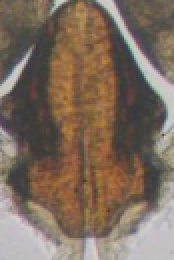
#> input picture temp/retinaculum.PNG, 87 x 130 px, found by its file name (shown 2 times larger)
$ python sift-image.py
#> lines starting #> are read from the running program, lines starting #| are printed output that depends on the picture; after the words box and inside, x2 and y2 are one past the last pixel; in counts of white or black regions, pixels touching at a corner belong together
import numpy as np
import cv2
from matplotlib import pyplot as plt

img1 = cv2.imread('retinaculum.png', 0)          # query Image
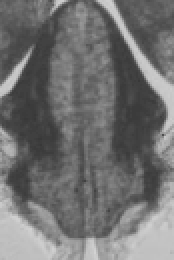
#> img1: shape (130, 87) (shown 2 times larger); min 56, max 211, mean 112.8
img2 = cv2.imread('poli.png',0)  # target Image
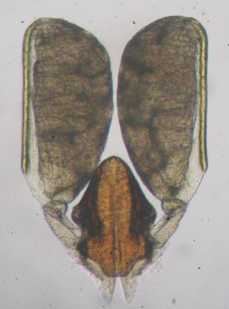
#> input picture temp/poli.PNG, 229 x 309 px, found by its file name
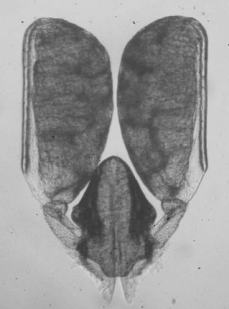
#> img2: shape (309, 229); min 39, max 217, mean 149.6

# Initiate SIFT detector
orb = cv2.ORB_create()

# find the keypoints and descriptors with ORB
kp1, des1 = orb.detectAndCompute(img1,None)
#> kp1 = 14 keypoints; strongest (x, y, size): (42, 90, 31), (31, 64, 31), (35, 54, 31), (42, 93, 31)
kp2, des2 = orb.detectAndCompute(img2,None)
#> kp2 = 389 keypoints; strongest (x, y, size): (115, 158, 111.1), (102, 157, 44.6), (101, 159, 31), (105, 152, 92.6)

# create BFMatcher object
bf = cv2.BFMatcher(cv2.NORM_HAMMING, crossCheck=True)

# Match descriptors.
matches = bf.match(des1,des2)
#> matches = 12 matches

# Sort them in the order of their distance.
matches = sorted(matches, key = lambda x:x.distance)

good_matches = matches[:10]
#> good_matches = 10 matches

src_pts = np.float32([ kp1[m.queryIdx].pt for m in good_matches     ]).reshape(-1,1,2)
#> src_pts = [[35, 54], [42, 93], [31, 64], [50, 69], [31, 77], [48, 86.4], [54, 78], [46, 83], [49, 87], [42, 90]]
dst_pts = np.float32([ kp2[m.trainIdx].pt for m in good_matches ]).reshape(-1,1,2)
#> dst_pts = [[106.8, 212.4], [116.4, 252], [72, 217.4], [158.4, 201.6], [151, 262], [68.4, 205.2], [78, 262], [66, 204], [112.8, 160.8], [136.9, 176.7]]
M, mask = cv2.findHomography(src_pts, dst_pts, cv2.RANSAC,5.0)
#> M = [[1.56, -1.46, 69.04], [5.42, -4.94, 221.1], [0.0267, -0.0233, 1]]; mask = [0, 0, 1, 0, 1, 1, 0, 1, 0, 1]
matchesMask = mask.ravel().tolist()
#> matchesMask = [0, 0, 1, 0, 1, 1, 0, 1, 0, 1]
h,w = img1.shape[:2]
#> h = 130; w = 87
pts = np.float32([ [0,0],[0,h-1],[w-1,h-1],[w-1,0] ]).reshape(-1,1,2)
#> pts = [[0, 0], [0, 129], [86, 129], [86, 0]]

dst = cv2.perspectiveTransform(pts,M)
#> dst = [[69.04, 221.1], [59.54, 207.6], [52.86, 173.4], [61.83, 208.7]]
dst += (w, 0)  # adding offset
#> dst = [[156, 221.1], [146.5, 207.6], [139.9, 173.4], [148.8, 208.7]]

draw_params = dict(matchColor = (0,255,0), # draw matches in green color
               singlePointColor = None,
               matchesMask = matchesMask, # draw only inliers
               flags = 2)
#> draw_params = 4 items

img3 = cv2.drawMatches(img1,kp1,img2,kp2,good_matches, None,**draw_params)
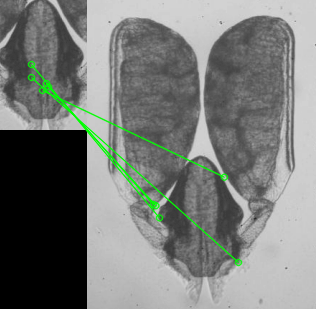
#> img3: shape (309, 316, 3); mean of channels 0, 1, 2 119.7, 123, 119.7; drawn as B, G, R

# Draw bounding box in Red
img3 = cv2.polylines(img3, [np.int32(dst)], True, (0,0,255),3, cv2.LINE_AA)
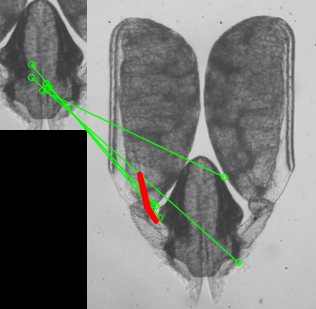
#> img3: shape (309, 316, 3); 0.43% of pixels changed, all inside (x1, y1, x2, y2) = (136, 171, 160, 224); drawn as B, G, R

cv2.imshow("result", img3)
cv2.waitKey()
# or another option for display output
#plt.imshow(img3, 'result'), plt.show()
